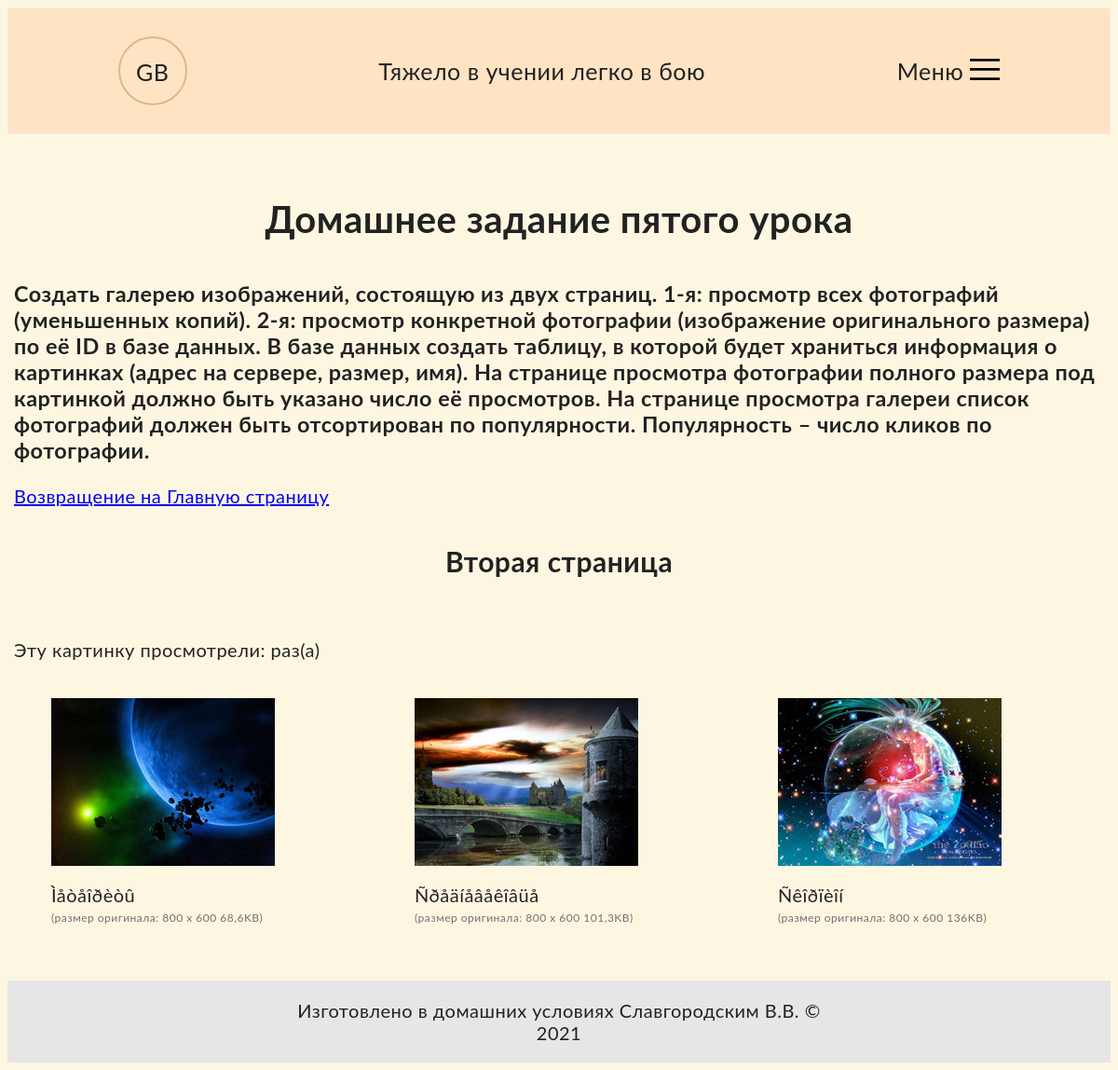
Page /twoPage.php on the committed database.
### tables this page shows
CREATE TABLE `media`(
	`id` SERIAL PRIMARY KEY,
	`filename` VARCHAR(255)	
);

CREATE TABLE `images_mini` (
	`id` SERIAL,
    `url_img_mini` VARCHAR(100),
    `size` VARCHAR(100),
    `media_id` BIGINT UNSIGNED,

    FOREIGN KEY (media_id) REFERENCES media(id)
);

CREATE TABLE `images_big` (
	`id` SERIAL,
    `url_img_big` VARCHAR(100),
    `size` VARCHAR(100),
    `view_count` INT UNSIGNED NOT NULL,
    `media_id` BIGINT UNSIGNED,

    FOREIGN KEY (media_id) REFERENCES media(id)
);

### engine/homeWorkTask.php (the view, shortened to what this page needs)
<?php
include_once 'config/config.php';
$sqlOnePage = 'SELECT media.filename, images_mini.url_img_mini, images_big.url_img_big, images_big.size FROM media JOIN images_mini ON images_mini.media_id = media.id JOIN images_big ON images_big.media_id = media.id ORDER BY images_big.view_count DESC';
$resultOnePage = mysqli_query($connect_db, $sqlOnePage);
function createArrayImage($arrayData)
{
    foreach ($arrayData as $key => $value) {
        renderListImage($value);
    }
}
function renderListImage($dataBase)
{
    echo  " <figure class='list-images__item'>
                <a href='twoPage.php?photo=$dataBase[url_img_big]'>
                   <img src='$dataBase[url_img_mini]' class='list-images__photo' alt='photo'>
                </a>
                <figcaption class='list-images__name'>$dataBase[filename]
                    <span class='list-images__text'>
                    (размер оригинала: $dataBase[size])</span>
                </figcaption>
            </figure>";
}
function showNumberViews($fileName, $connect_db)
{
    $countView = mysqli_query($connect_db, "SELECT view_count  FROM images_big  WHERE url_img_big = '$fileName';");
    $row = mysqli_fetch_assoc($countView);
    echo "<p>Эту картинку просмотрели: $row[view_count] раз(а) </p>";
}

### public/style/style.css (style rules this page uses)
body { font-family: 'Lato', sans-serif; font-size: 20px; font-weight: 400; letter-spacing: 0.025em; color: #222222; background-color: #fdf7e2; }
span { display: block; margin: 0; padding: 0; }
.list-images__item { flex: 1 1 auto; }
.list-images__name { padding: 15px 0; }
.list-images__text { padding-top: 5px; font-size: 12px; color: #746f6f; }

### rows in the picture
media: images_mini.url_img_mini (picture), filename "Ìåòåîðèòû", images_big.size "800 x 600 68,6KB"
media: images_mini.url_img_mini (picture), filename "Ñðåäíåâåêîâüå", images_big.size "800 x 600 101,3KB"
media: images_mini.url_img_mini (picture), filename "Ñêîðïèîí", images_big.size "800 x 600 136KB"

### other values in the picture
$titlePage "Домашнее задание пятого урока"
$footer "Изготовлено в домашних условиях Славгородским В.В. ©"
